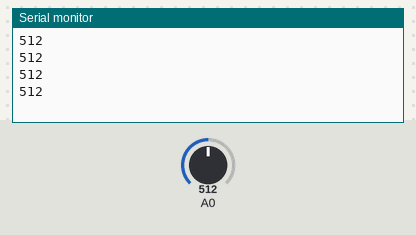
Simulated run of this sketch. Board: Arduino Uno, built with avr-gcc and run on an emulated ATmega328P. Parts: the last lines printed to the serial monitor. The inputs (shaded band) are chosen by the test bench; at power-on: A0 = 512.

Above: at 1.2 s.
1.3 s: A0 set to 716
At 1.69 s:
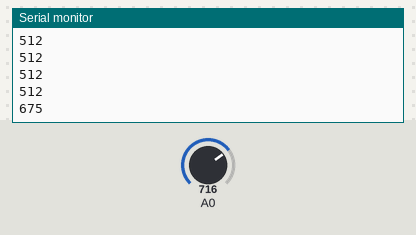
2.8 s: A0 set to 900
At 2.95 s:
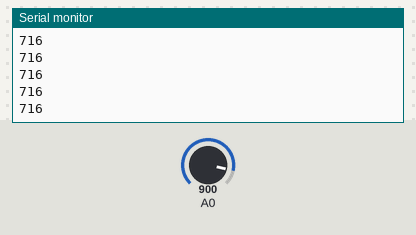
Timing chart, 0 to 5.8 s (numbered marks = the images above; inputs shaded):
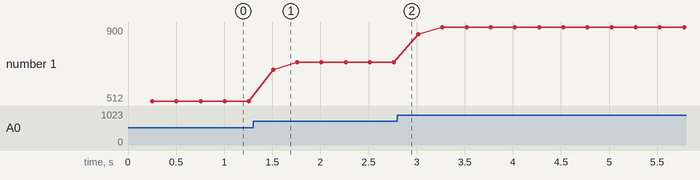

Measured:
- after the input at 1.3 s, the serial monitor: prints a new line after 0.21 s (image 1)
- plotted number 1: 512 → 716 after the input at 1.3 s, 716 → 900 after the input at 2.8 s

The sketch:

deskheight.ino
```cpp
// the setup routine runs once when you press reset:
void setup() {
  // initialize serial communication at 9600 bits per second:
  Serial.begin(9600);
}

// the loop routine runs over and over again forever:
void loop() {
  int sensorValue = 0;
  int sensorAvg = 0;
  // get 10 reads and average them out
  for (int i = 0; i < 10; i++) {
    sensorAvg += analogRead(A0);
    delay(25);
  }
  sensorValue = sensorAvg / 10;
  Serial.println(sensorValue);
}
```
